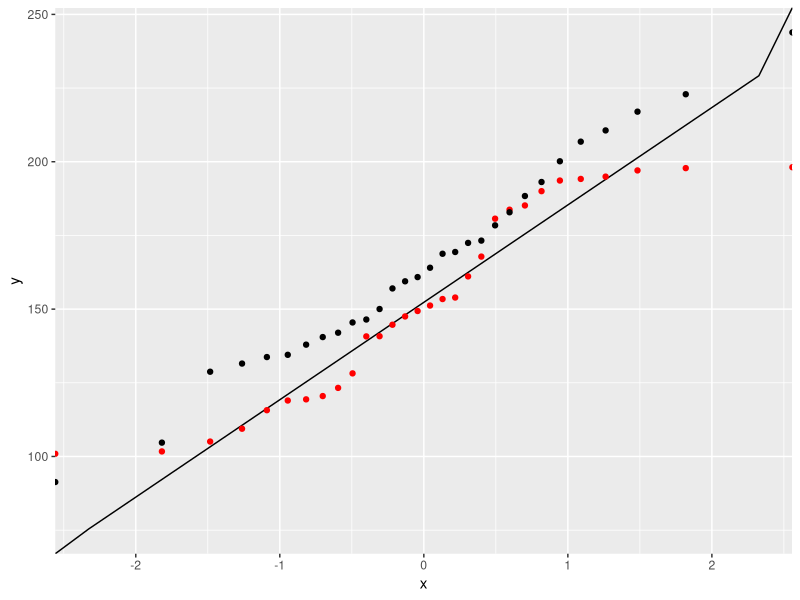

Generate this figure with R:
# I am going to create a qq plot

# what the hell was i even trying
# Here adding another line
# This is so that we can have two commits ahead
# This change is being done on the master branch

# First lets get the variable in one uniform and one normal
 var1 <- runif(30,100,200)
 var2 <- rnorm(30,mean = mean(var1),sd = sd(var1))
# Now I will create nearly 100 quantiles and there z value for norm
 z_values <- qnorm(seq(0,1,1/100))
# for these values i need to find the real values
 real_values <- mean(var1) + z_values*sd(var1)
 library(ggplot2)
 var1_order <- var1[order(var1)]
var2_order <- var2[order(var2)] 
quantiles_values <- seq(0,1,1/29)
z_quantile <- qnorm(quantiles_values)
df1 <- data.frame(x = z_values, y =  real_values)
df2 <- data.frame(Quantiles = quantiles_values, Variable1 = var1_order,
                  Variable2 = var2_order, z = z_quantile)
p <- ggplot(df1,aes(x,y)) + geom_line()
p1 <- p + geom_point(data=df2,aes(z,Variable1),color="red")
p1 + geom_point(data=df2,aes(z,Variable2))
